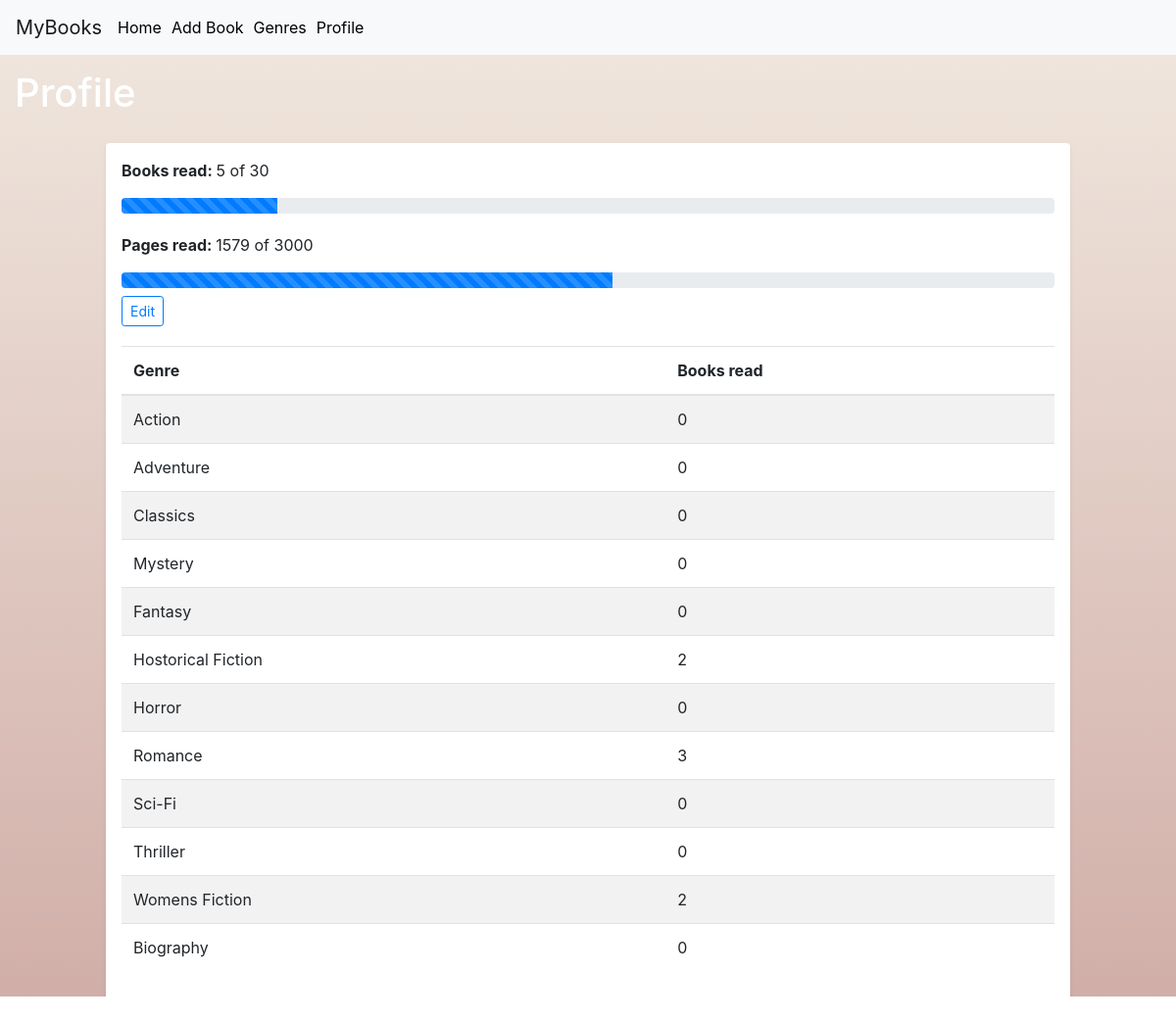
/profile, run on the app's committed database.
### bookshelf/models.py (models this page shows, shortened)
class Goal(models.Model):
    books = models.IntegerField(default=0, null=False)
    pages = models.IntegerField(default=0, null=False)

class Genre(models.Model):
    name = models.CharField(max_length=60, blank=False)

### bookshelf/views.py (the view)
# urls.py: path('profile', views.profile, name="profile"),
def profile(request):
    books = Book.objects.filter(read=True)
    books_read = len(books)
    pages = 0
    for book in books:
        pages += book.pages
    goal = Goal.objects.all()
    books_percent = books_read / goal[0].books * 100
    pages_percent = pages / goal[0].pages * 100
    action = len(Book.objects.filter(genre=Genre.objects.get(name='Action'), read=True))
    adventure = len(Book.objects.filter(genre=Genre.objects.get(name='Adventure'), read=True))
    classics = len(Book.objects.filter(genre=Genre.objects.get(name='Classics'), read=True))
    mystery = len(Book.objects.filter(genre=Genre.objects.get(name='Mystery'), read=True))
    fantasy = len(Book.objects.filter(genre=Genre.objects.get(name='Fantasy'), read=True))
    historical_fiction = len(Book.objects.filter(genre=Genre.objects.get(name='Historical Fiction')))
    horror = len(Book.objects.filter(genre=Genre.objects.get(name='Horror'), read=True))
    romance = len(Book.objects.filter(genre=Genre.objects.get(name='Romance'), read=True))
    scifi = len(Book.objects.filter(genre=Genre.objects.get(name='Sci-Fi'), read=True))
    thriller = len(Book.objects.filter(genre=Genre.objects.get(name='Thriller'), read=True))
    womens_fiction = len(Book.objects.filter(genre=Genre.objects.get(name='Womens Fiction'), read=True))
    biography = len(Book.objects.filter(genre=Genre.objects.get(name='Biography'), read=True))
    genres = [{"Genre": "Action", 'book_count': action}, {"Genre": "Adventure", 'book_count': adventure}, {"Genre": "Classics", 'book_count': classics}, {"Genre": "Mystery", 'book_count': mystery}, {"Genre": "Fantasy", 'book_count': fantasy}, {"Genre": "Hostorical Fiction", 'book_count': historical_fiction}, {"Genre": "Horror", 'book_count': horror}, {"Genre": "Romance", 'book_count': romance}, {"Genre": "Sci-Fi", 'book_count': scifi}, {"Genre": "Thriller", 'book_count': thriller}, {"Genre": "Womens Fiction", 'book_count': womens_fiction}, {"Genre": "Biography", 'book_count': biography}]
    return render(request, 'bookshelf/profile.html', {'books_read': books_read, 'pages': pages, 'genres': genres, 'goal': goal[0], 'books_percent': books_percent, 'pages_percent': pages_percent})

### bookshelf/templates/bookshelf/profile.html (shortened to what this page needs)
{% extends "bookshelf/layout.html" %}
{% load static %}
{% block body %}
<h1 style="color: white; padding: 15px;">Profile</h1>
<div class='row justify-content-md-center align-items-center pt-1'>
    <div class="bg-white rounded shadow-sm p-3" style="justify-content: center; align-items: center; margin: auto; width: 80%; margin-bottom: 20px;">
        <p><b>Books read: </b>{{ books_read }} of <span id="span_goal_books">{{ goal.books }}</span></p>
        <div class="progress" role="progressbar" aria-label="Animated striped example" aria-valuenow="{{ books_read }}" aria-valuemin="0" aria-valuemax="{{ goal.books }}">
            <div class="progress-bar progress-bar-striped progress-bar-animated" style="width:{{ books_percent }}%"></div>
        </div>
        <p style="margin-top: 20px;"><b>Pages read: </b>{{ pages }} of <span id="span_goal_pages">{{ goal.pages }}</span></p>
        <div class="progress" role="progressbar" aria-label="Animated striped example" aria-valuenow="{{ pages_percent }}" aria-valuemin="0" aria-valuemax="{{ goal.pages }}">
            <div class="progress-bar progress-bar-striped progress-bar-animated" style="width:{{ pages_percent }}%"></div>
        </div>
        <button class="btn btn-sm btn-outline-primary mt-2" id="edit" onclick="editHandler()">Edit</button>
        <button class="btn btn-sm btn-outline-success mt-2" id="save" onclick="editSaveHandler()" style="visibility: hidden;">Save</button><br>
        <table class="table table-striped" style="margin-top: 20px;">
            <thead>
            <tr>
                <th scope="col">Genre</th>
                <th scope="col">Books read</th>
            </tr>
            </thead>
            <tbody>
            {% for genre in genres %}
                <tr>
                    <td>{{ genre.Genre }}</td>
                    <td>{{ genre.book_count }}</td>
                </tr>
            {% endfor %}
            </tbody>
        </table>
    </div>
</div>
{% endblock %}

### data on the page
Goal: books "30", pages "3000"
Genre: Genre "Action", book_count "0"
Genre: Genre "Adventure", book_count "0"
Genre: Genre "Classics", book_count "0"
Genre: Genre "Mystery", book_count "0"
Genre: Genre "Fantasy", book_count "0"
Genre: Genre "Horror", book_count "0"
Genre: Genre "Romance", book_count "3"
Genre: Genre "Sci-Fi", book_count "0"
Genre: Genre "Thriller", book_count "0"
Genre: Genre "Womens Fiction", book_count "2"
Genre: Genre "Biography", book_count "0"

### other printed values
{{ books_read }} "5"
{{ pages }} "1579"
{{ genre.Genre }} "Hostorical Fiction"
{{ genre.book_count }} "2"
